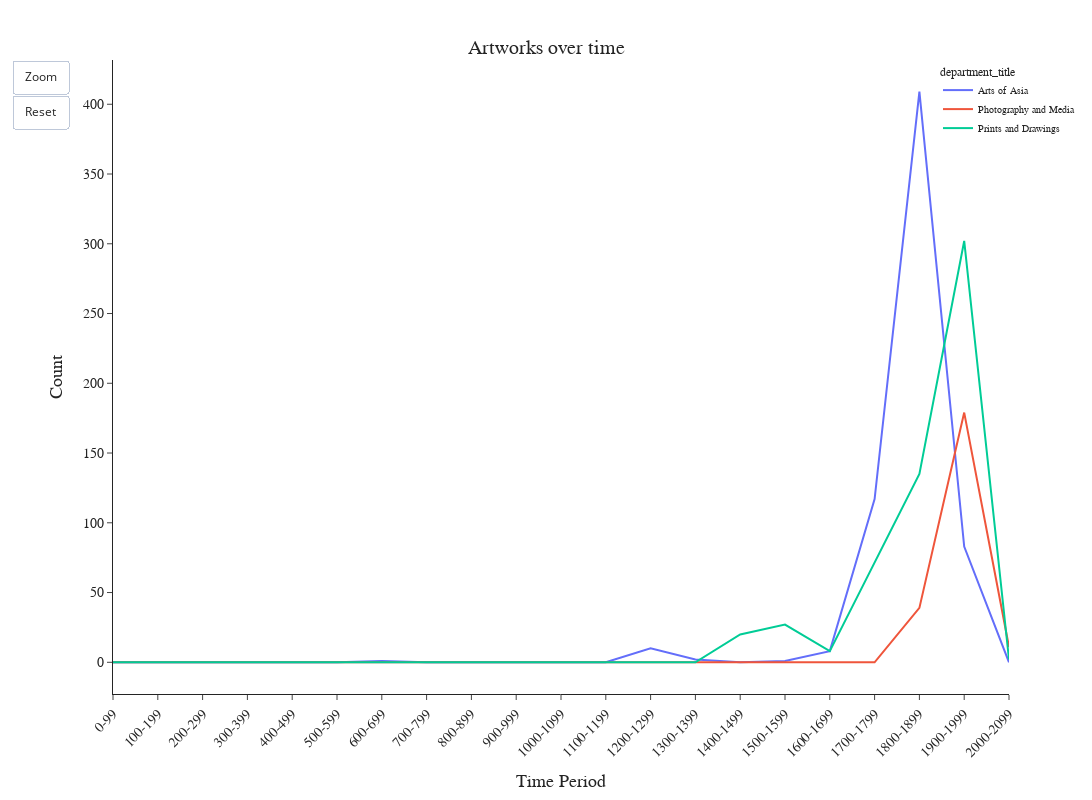

Notebook code for this chart:
### Code cell
# We create the line plot.
line_plot = px.line(df_grouped, x='time_period', y='count', height=800, width=1200, color='department_title')

line_plot.update_layout(template='simple_white', title={
        'text': 'Artworks over time',
        'font': {'size': 20, 'family': 'Andale Mono'},
        'x': 0.5,
        'y': 0.95,
        'xanchor': 'center',
        'yanchor': 'top'},
    width=1200,
    height=800,
    xaxis_tickangle=-45,
    yaxis_title='Count',
    hovermode='closest',
    barmode='stack',
    updatemenus=[dict(
        type='buttons',
        showactive=False,
        buttons=[dict(
            label='Zoom',
            method='relayout',
            args=[{'xaxis.range': [0, 2]}]
        ), dict(
            label='Reset',
            method='relayout',
            args=[{'xaxis.range': [None, None]}]
        )]
    )],
    legend=dict(
        font=dict(size=10, family='Andale Mono'),
        x=1,
        y=1,
        xanchor='center',
        yanchor='top'
    ),xaxis=dict(
        title=dict(text='Time Period', font=dict(size=18, family='Andale Mono')),
        tickfont=dict(size=14, family='Andale Mono')
    ),
    yaxis=dict(
        title=dict(text='Count', font=dict(size=18, family='Andale Mono')),
        tickfont=dict(size=14, family='Andale Mono')
    )
)

line_plot.show()

### Figure 1 — Plotly figure (JSON) as saved in the notebook; plotly's stock layout.template omitted (floating-point values rounded to 4 significant figures)
{"data": [{"hovertemplate": "department_title=Arts of Asia<br>time_period=%{x}<br>count=%{y}<extra></extra>", "legendgroup": "Arts of Asia", "line": {"color": "#636efa", "dash": "solid"}, "marker": {"symbol": "circle"}, "mode": "lines", "name": "Arts of Asia", "orientation": "v", "showlegend": true, "x": ["0-99", "100-199", "200-299", "300-399", "400-499", "500-599", "600-699", "700-799", "800-899", "900-999", "1000-1099", "1100-1199", "1200-1299", "1300-1399", "1400-1499", "1500-1599", "1600-1699", "1700-1799", "1800-1899", "1900-1999", "2000-2099"], "xaxis": "x", "y": [0, 0, 0, 0, 0, 0, 1, 0, 0, 0, 0, 0, 10, 2, 0, 1, 8, 117, 409, 83, 0], "yaxis": "y", "type": "scatter"}, {"hovertemplate": "department_title=Photography and Media<br>time_period=%{x}<br>count=%{y}<extra></extra>", "legendgroup": "Photography and Media", "line": {"color": "#EF553B", "dash": "solid"}, "marker": {"symbol": "circle"}, "mode": "lines", "name": "Photography and Media", "orientation": "v", "showlegend": true, "x": ["0-99", "100-199", "200-299", "300-399", "400-499", "500-599", "600-699", "700-799", "800-899", "900-999", "1000-1099", "1100-1199", "1200-1299", "1300-1399", "1400-1499", "1500-1599", "1600-1699", "1700-1799", "1800-1899", "1900-1999", "2000-2099"], "xaxis": "x", "y": [0, 0, 0, 0, 0, 0, 0, 0, 0, 0, 0, 0, 0, 0, 0, 0, 0, 0, 39, 179, 11], "yaxis": "y", "type": "scatter"}, {"hovertemplate": "department_title=Prints and Drawings<br>time_period=%{x}<br>count=%{y}<extra></extra>", "legendgroup": "Prints and Drawings", "line": {"color": "#00cc96", "dash": "solid"}, "marker": {"symbol": "circle"}, "mode": "lines", "name": "Prints and Drawings", "orientation": "v", "showlegend": true, "x": ["0-99", "100-199", "200-299", "300-399", "400-499", "500-599", "600-699", "700-799", "800-899", "900-999", "1000-1099", "1100-1199", "1200-1299", "1300-1399", "1400-1499", "1500-1599", "1600-1699", "1700-1799", "1800-1899", "1900-1999", "2000-2099"], "xaxis": "x", "y": [0, 0, 0, 0, 0, 0, 0, 0, 0, 0, 0, 0, 0, 0, 20, 27, 8, 72, 135, 302, 2], "yaxis": "y", "type": "scatter"}], "layout": {"xaxis": {"anchor": "y", "domain": [0.0, 1.0], "title": {"text": "Time Period", "font": {"size": 18, "family": "Andale Mono"}}, "tickfont": {"size": 14, "family": "Andale Mono"}, "tickangle": -45}, "yaxis": {"anchor": "x", "domain": [0.0, 1.0], "title": {"text": "Count", "font": {"size": 18, "family": "Andale Mono"}}, "tickfont": {"size": 14, "family": "Andale Mono"}}, "legend": {"title": {"text": "department_title"}, "tracegroupgap": 0, "font": {"size": 10, "family": "Andale Mono"}, "x": 1, "y": 1, "xanchor": "center", "yanchor": "top"}, "margin": {"t": 60}, "height": 800, "width": 1200, "title": {"font": {"size": 20, "family": "Andale Mono"}, "text": "Artworks over time", "x": 0.5, "y": 0.95, "xanchor": "center", "yanchor": "top"}, "hovermode": "closest", "barmode": "stack", "updatemenus": [{"buttons": [{"args": [{"xaxis.range": [0, 2]}], "label": "Zoom", "method": "relayout"}, {"args": [{"xaxis.range": [null, null]}], "label": "Reset", "method": "relayout"}], "showactive": false, "type": "buttons"}]}}
